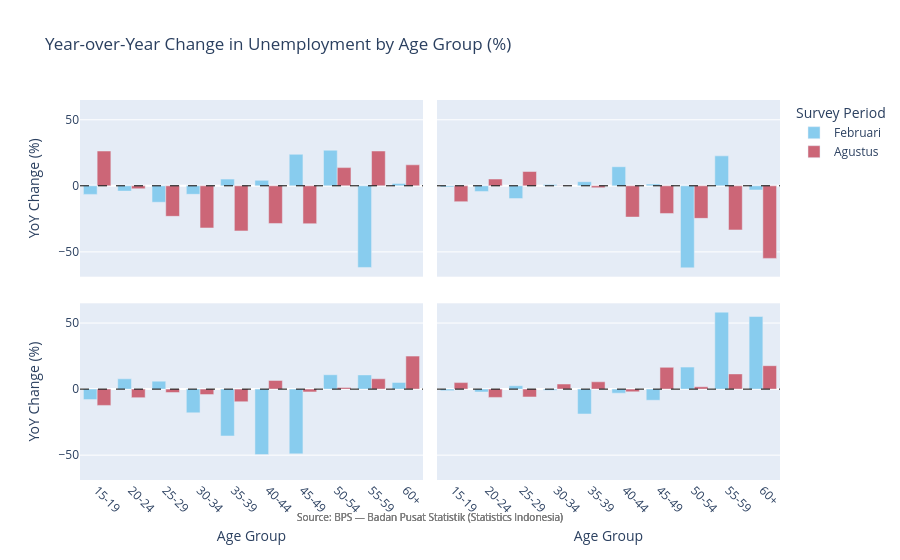

Source (notebook cell):
### Markdown cell above
### Chart 8: Year-over-Year Change by Age Group (%)

**Why (Q4):** Chart 5 shows the national-level YoY change. This chart breaks that down by age
group, revealing which cohorts recovered fastest (largest negative bars in 2022) and which
stalled or even worsened. It answers which age group shows the steepest improvement and whether
younger or older cohorts are leading the recovery — information invisible in the national aggregate.

### Code cell
age_annual = (
    df.groupby(['year', 'period', 'age_group'], observed=True)['jumlah']
    .sum()
    .reset_index()
)
age_annual['period_str'] = age_annual['period'].astype(str)
age_annual['age_group_str'] = age_annual['age_group'].astype(str)
age_annual.sort_values(['age_group_str', 'period_str', 'year'], inplace=True)
age_annual['yoy_pct'] = (
    age_annual.groupby(['age_group_str', 'period_str'])['jumlah'].pct_change() * 100
)
age_annual_yoy = age_annual.dropna(subset=['yoy_pct']).copy()

fig8 = px.bar(
    age_annual_yoy,
    x='age_group_str',
    y='yoy_pct',
    color='period_str',
    barmode='group',
    facet_col='year',
    facet_col_wrap=2,
    category_orders={'age_group_str': AGE_GROUP_ORDER, 'period_str': PERIOD_ORDER},
    color_discrete_sequence=PLOTLY_COLORS[:2],
    title='Year-over-Year Change in Unemployment by Age Group (%)',
    labels={
        'age_group_str': 'Age Group',
        'yoy_pct': 'YoY Change (%)',
        'period_str': 'Survey Period',
    },
)
fig8.add_hline(y=0, line_dash='dash', line_color='black', line_width=1)
fig8.update_xaxes(tickangle=45)
fig8.update_layout(
    yaxis_title='YoY Change (%)',
    legend_title='Survey Period',
    annotations=[{'text': SOURCE_NOTE, 'xref': 'paper', 'yref': 'paper',
                  'x': 0.5, 'y': -0.12, 'showarrow': False, 'font': {'size': 10, 'color': 'gray'}}],
)
fig8.write_html(str(OUTPUTS_DIR / 'yoy_by_age_group.html'))
fig8.show()

### Figure 1 — Plotly figure (JSON) as saved in the notebook; plotly's stock layout.template omitted (floating-point values rounded to 4 significant figures)
{"data": [{"alignmentgroup": "True", "hovertemplate": "Survey Period=Februari<br>year=2022<br>Age Group=%{x}<br>YoY Change (%)=%{y}<extra></extra>", "legendgroup": "Februari", "marker": {"color": "rgb(136, 204, 238)", "pattern": {"shape": ""}}, "name": "Februari", "offsetgroup": "Februari", "orientation": "v", "showlegend": true, "textposition": "auto", "type": "bar", "x": ["15-19", "20-24", "25-29", "30-34", "35-39", "40-44", "45-49", "50-54", "55-59", "60+"], "xaxis": "x3", "y": [-6.488, -4.017, -12.45, -6.439, 5.083, 4.145, 23.85, 26.94, -61.79, 1.797], "yaxis": "y3"}, {"alignmentgroup": "True", "hovertemplate": "Survey Period=Februari<br>year=2023<br>Age Group=%{x}<br>YoY Change (%)=%{y}<extra></extra>", "legendgroup": "Februari", "marker": {"color": "rgb(136, 204, 238)", "pattern": {"shape": ""}}, "name": "Februari", "offsetgroup": "Februari", "orientation": "v", "showlegend": false, "textposition": "auto", "type": "bar", "x": ["15-19", "20-24", "25-29", "30-34", "35-39", "40-44", "45-49", "50-54", "55-59", "60+"], "xaxis": "x4", "y": [-0.9036, -4.287, -9.682, 0.9578, 3.13, 14.44, 1.28, -62.11, 22.67, -3.183], "yaxis": "y4"}, {"alignmentgroup": "True", "hovertemplate": "Survey Period=Februari<br>year=2024<br>Age Group=%{x}<br>YoY Change (%)=%{y}<extra></extra>", "legendgroup": "Februari", "marker": {"color": "rgb(136, 204, 238)", "pattern": {"shape": ""}}, "name": "Februari", "offsetgroup": "Februari", "orientation": "v", "showlegend": false, "textposition": "auto", "type": "bar", "x": ["15-19", "20-24", "25-29", "30-34", "35-39", "40-44", "45-49", "50-54", "55-59", "60+"], "xaxis": "x", "y": [-7.955, 7.803, 6.039, -17.98, -35.47, -49.5, -49.01, 10.88, 10.75, 5.069], "yaxis": "y"}, {"alignmentgroup": "True", "hovertemplate": "Survey Period=Februari<br>year=2025<br>Age Group=%{x}<br>YoY Change (%)=%{y}<extra></extra>", "legendgroup": "Februari", "marker": {"color": "rgb(136, 204, 238)", "pattern": {"shape": ""}}, "name": "Februari", "offsetgroup": "Februari", "orientation": "v", "showlegend": false, "textposition": "auto", "type": "bar", "x": ["15-19", "20-24", "25-29", "30-34", "35-39", "40-44", "45-49", "50-54", "55-59", "60+"], "xaxis": "x2", "y": [-1.154, -2.184, 2.533, -0.8185, -18.83, -3.058, -8.438, 16.66, 58.27, 54.94], "yaxis": "y2"}, {"alignmentgroup": "True", "hovertemplate": "Survey Period=Agustus<br>year=2022<br>Age Group=%{x}<br>YoY Change (%)=%{y}<extra></extra>", "legendgroup": "Agustus", "marker": {"color": "rgb(204, 102, 119)", "pattern": {"shape": ""}}, "name": "Agustus", "offsetgroup": "Agustus", "orientation": "v", "showlegend": true, "textposition": "auto", "type": "bar", "x": ["15-19", "20-24", "25-29", "30-34", "35-39", "40-44", "45-49", "50-54", "55-59", "60+"], "xaxis": "x3", "y": [26.34, -2.221, -23.11, -31.91, -34.13, -28.51, -28.68, 13.78, 26.35, 15.89], "yaxis": "y3"}, {"alignmentgroup": "True", "hovertemplate": "Survey Period=Agustus<br>year=2023<br>Age Group=%{x}<br>YoY Change (%)=%{y}<extra></extra>", "legendgroup": "Agustus", "marker": {"color": "rgb(204, 102, 119)", "pattern": {"shape": ""}}, "name": "Agustus", "offsetgroup": "Agustus", "orientation": "v", "showlegend": false, "textposition": "auto", "type": "bar", "x": ["15-19", "20-24", "25-29", "30-34", "35-39", "40-44", "45-49", "50-54", "55-59", "60+"], "xaxis": "x4", "y": [-12.0, 5.132, 10.81, 0.2557, -1.467, -23.66, -20.94, -24.65, -33.4, -54.94], "yaxis": "y4"}, {"alignmentgroup": "True", "hovertemplate": "Survey Period=Agustus<br>year=2024<br>Age Group=%{x}<br>YoY Change (%)=%{y}<extra></extra>", "legendgroup": "Agustus", "marker": {"color": "rgb(204, 102, 119)", "pattern": {"shape": ""}}, "name": "Agustus", "offsetgroup": "Agustus", "orientation": "v", "showlegend": false, "textposition": "auto", "type": "bar", "x": ["15-19", "20-24", "25-29", "30-34", "35-39", "40-44", "45-49", "50-54", "55-59", "60+"], "xaxis": "x", "y": [-12.34, -6.459, -2.593, -4.168, -9.562, 6.585, -2.099, 1.265, 7.812, 24.97], "yaxis": "y"}, {"alignmentgroup": "True", "hovertemplate": "Survey Period=Agustus<br>year=2025<br>Age Group=%{x}<br>YoY Change (%)=%{y}<extra></extra>", "legendgroup": "Agustus", "marker": {"color": "rgb(204, 102, 119)", "pattern": {"shape": ""}}, "name": "Agustus", "offsetgroup": "Agustus", "orientation": "v", "showlegend": false, "textposition": "auto", "type": "bar", "x": ["15-19", "20-24", "25-29", "30-34", "35-39", "40-44", "45-49", "50-54", "55-59", "60+"], "xaxis": "x2", "y": [4.93, -6.284, -5.938, 3.87, 5.526, -2.03, 16.48, 1.793, 11.5, 17.72], "yaxis": "y2"}], "layout": {"annotations": [{"font": {"color": "gray", "size": 10}, "showarrow": false, "text": "Source: BPS — Badan Pusat Statistik (Statistics Indonesia)", "x": 0.5, "xanchor": "center", "xref": "paper", "y": -0.12, "yanchor": "bottom", "yref": "paper"}, {"font": {"color": "gray", "size": 10}, "showarrow": false, "text": "Source: BPS — Badan Pusat Statistik (Statistics Indonesia)", "x": 0.5, "xanchor": "center", "xref": "paper", "y": -0.12, "yanchor": "bottom", "yref": "paper"}, {"font": {"color": "gray", "size": 10}, "showarrow": false, "text": "Source: BPS — Badan Pusat Statistik (Statistics Indonesia)", "x": 0.5, "xanchor": "center", "xref": "paper", "y": -0.12, "yanchor": "bottom", "yref": "paper"}, {"font": {"color": "gray", "size": 10}, "showarrow": false, "text": "Source: BPS — Badan Pusat Statistik (Statistics Indonesia)", "x": 0.5, "xanchor": "center", "xref": "paper", "y": -0.12, "yanchor": "bottom", "yref": "paper"}], "barmode": "group", "legend": {"title": {"text": "Survey Period"}, "tracegroupgap": 0}, "shapes": [{"line": {"color": "black", "dash": "dash", "width": 1}, "type": "line", "x0": 0, "x1": 1, "xref": "x domain", "y0": 0, "y1": 0, "yref": "y"}, {"line": {"color": "black", "dash": "dash", "width": 1}, "type": "line", "x0": 0, "x1": 1, "xref": "x2 domain", "y0": 0, "y1": 0, "yref": "y2"}, {"line": {"color": "black", "dash": "dash", "width": 1}, "type": "line", "x0": 0, "x1": 1, "xref": "x3 domain", "y0": 0, "y1": 0, "yref": "y3"}, {"line": {"color": "black", "dash": "dash", "width": 1}, "type": "line", "x0": 0, "x1": 1, "xref": "x4 domain", "y0": 0, "y1": 0, "yref": "y4"}], "title": {"text": "Year-over-Year Change in Unemployment by Age Group (%)"}, "xaxis": {"anchor": "y", "categoryarray": ["15-19", "20-24", "25-29", "30-34", "35-39", "40-44", "45-49", "50-54", "55-59", "60+"], "categoryorder": "array", "domain": [0, 0.49], "tickangle": 45, "title": {"text": "Age Group"}}, "xaxis2": {"anchor": "y2", "categoryarray": ["15-19", "20-24", "25-29", "30-34", "35-39", "40-44", "45-49", "50-54", "55-59", "60+"], "categoryorder": "array", "domain": [0.51, 1], "matches": "x", "tickangle": 45, "title": {"text": "Age Group"}}, "xaxis3": {"anchor": "y3", "domain": [0, 0.49], "matches": "x", "showticklabels": false, "tickangle": 45}, "xaxis4": {"anchor": "y4", "domain": [0.51, 1], "matches": "x", "showticklabels": false, "tickangle": 45}, "yaxis": {"anchor": "x", "domain": [0, 0.465], "title": {"text": "YoY Change (%)"}}, "yaxis2": {"anchor": "x2", "domain": [0, 0.465], "matches": "y", "showticklabels": false}, "yaxis3": {"anchor": "x3", "domain": [0.535, 1.0], "matches": "y", "title": {"text": "YoY Change (%)"}}, "yaxis4": {"anchor": "x4", "domain": [0.535, 1.0], "matches": "y", "showticklabels": false}}}
